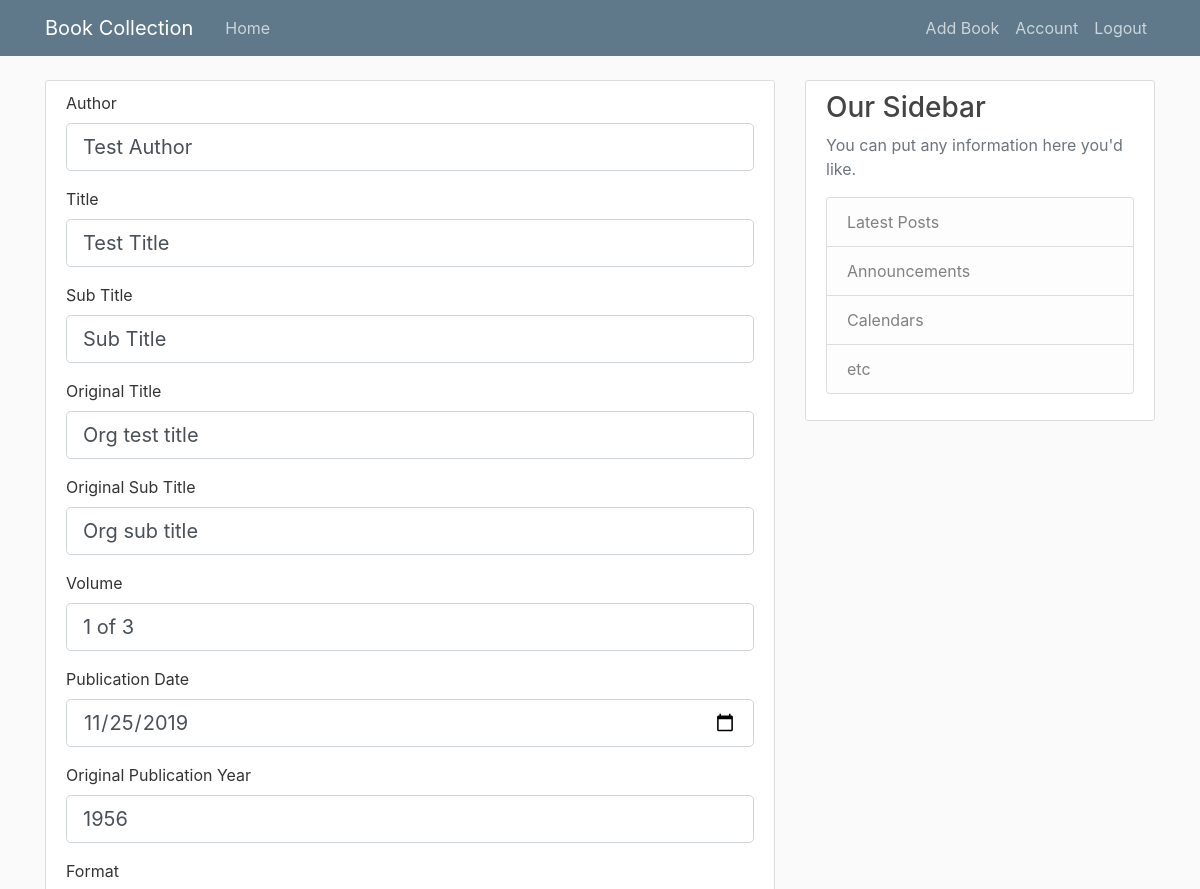
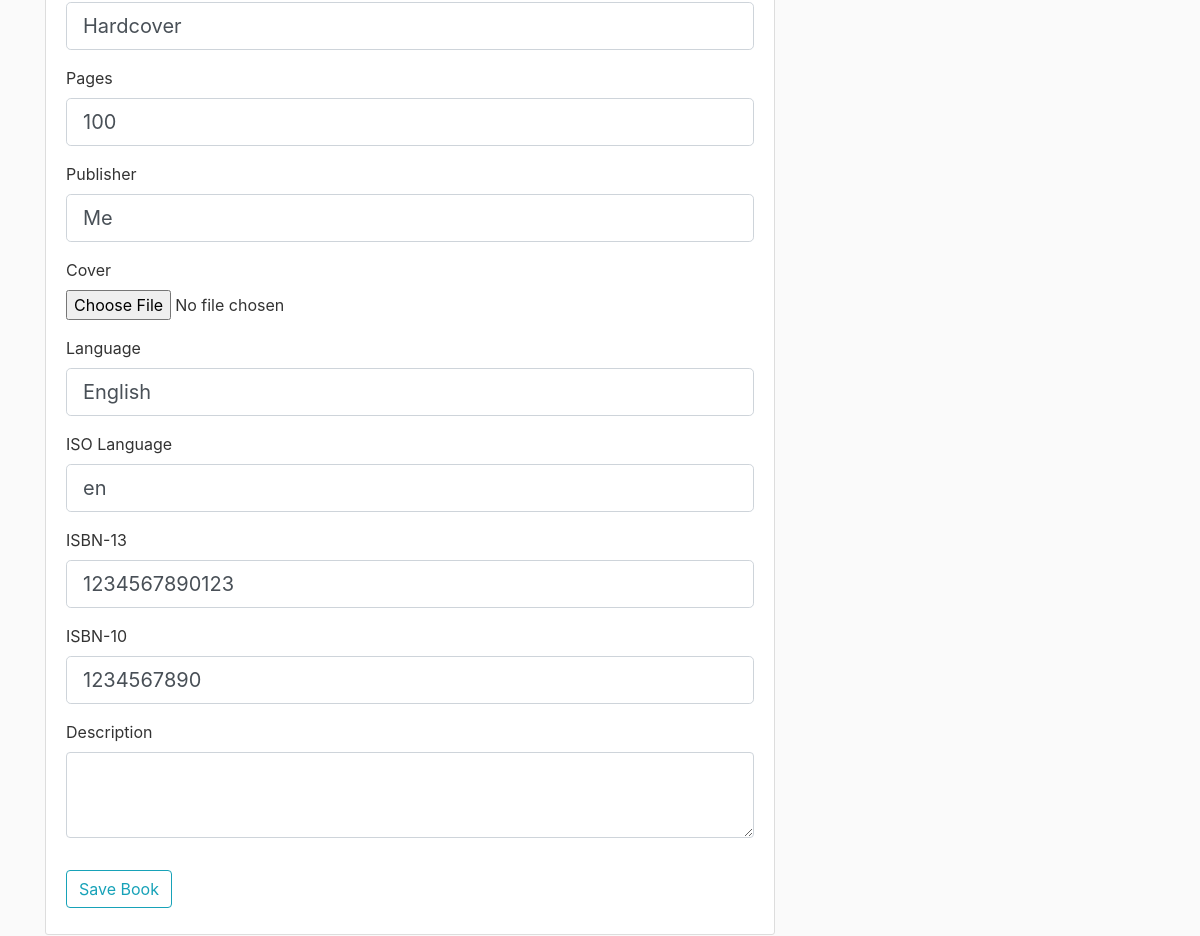
Screenshot of /book/1/update (signed in) with the database file from the repository (2 pictures, top to bottom).
### flask_collection/models.py (models this page shows, shortened)
class Book(db.Model):
    id = db.Column(db.Integer, primary_key=True)
    author = db.Column(db.String(50), nullable=False)
    title = db.Column(db.String(50), nullable=False)
    sub_title = db.Column(db.String(50))
    org_title = db.Column(db.String(50))
    org_sub_title = db.Column(db.String(50))
    volume = db.Column(db.Integer)
    publication_date = db.Column(db.DateTime)
    org_publication_year = db.Column(db.String(4))
    print_format = db.Column(db.String(20))
    pages = db.Column(db.Integer)
    publisher = db.Column(db.String(20))
    cover = db.Column(db.String(20), default='placeholder.png')
    language = db.Column(db.String(20))
    language_iso = db.Column(db.String(2))
    isbn_13 = db.Column(db.String(13))
    isbn_10 = db.Column(db.String(10))
    description = db.Column(db.Text)

### flask_collection/routes.py (the view)
@app.route('/book/<book_id>/update', methods=['GET', 'POST'])
@login_required
def update_book(book_id):
    book = Book.query.get_or_404(book_id)
    form = BookForm()
    if form.validate_on_submit():
        book.author = form.author.data
        book.title = form.title.data
        book.sub_title = form.sub_title.data
        book.org_title = form.org_title.data
        book.org_sub_title = form.org_sub_title.data
        book.volume = form.volume.data
        book.publication_date = form.publication_date.data
        book.org_publication_year = form.org_publication_year.data
        book.print_format = form.print_format.data
        book.pages = form.pages.data
        book.publisher = form.publisher.data
        if form.cover.data:
            book.cover = form.cover.data.filename
        book.language = form.language.data
        book.language_iso = form.language_iso.data
        book.isbn_13 = form.isbn_13.data
        book.isbn_10 = form.isbn_10.data
        book.description = form.description.data
        db.session.commit()
        flash(f'Book updated!', 'success')
        return redirect(url_for('view_book', book_id=book.id))
    elif request.method == 'GET':
        form.author.data = book.author
        form.title.data = book.title
        form.sub_title.data = book.sub_title
        form.org_title.data = book.org_title
        form.org_sub_title.data = book.org_sub_title
        form.volume.data = book.volume
        form.publication_date.data = book.publication_date
        form.org_publication_year.data = book.org_publication_year
        form.print_format.data = book.print_format
        form.pages.data = book.pages
        form.publisher.data = book.publisher
        form.cover.data = book.cover # TODO: This needs some fix since nothing is showing
        form.language.data = book.language
        form.language_iso.data = book.language_iso
        form.isbn_13.data = book.isbn_13
        form.isbn_10.data = book.isbn_10
        form.description.data = book.description
    return render_template('add_book.html', title='Update Book', form=form)

### flask_collection/models.py (called while the page is built)
@login_manager.user_loader
def load_user(user_id):
    return User.query.get(int(user_id))

### flask_collection/templates/add_book.html (shortened to what this page needs)
{% extends "layout.html" %}
{% block content %}
    <div class="content-section">
        <form method="POST" action="" enctype="multipart/form-data">
            <fieldset class="form-group">
                <div class="form-group">
                    {{ form.author.label(class="form-control-label") }}
                    {% if form.author.errors %}
                        {{ form.author(class="form-control form-control-lg is-invalid") }}
                        <div class="invalid-feedback">
                            {% for error in form.author.errors %}
                                <span>{{ error }}</span>
                            {% endfor %}
                        </div>
                    {% else %}
                        {{ form.author(class="form-control form-control-lg") }}
                    {% endif %}
                </div>
                <div class="form-group">
                    {{ form.title.label(class="form-control-label") }}
                    {% if form.title.errors %}
                        {{ form.title(class="form-control form-control-lg is-invalid") }}
                        <div class="invalid-feedback">
                            {% for error in form.title.errors %}
                                <span>{{ error }}</span>
                            {% endfor %}
                        </div>
                    {% else %}
                        {{ form.title(class="form-control form-control-lg") }}
                    {% endif %}
                </div>
                <div class="form-group">
                    {{ form.sub_title.label(class="form-control-label") }}
                    {% if form.sub_title.errors %}
                        {{ form.sub_title(class="form-control form-control-lg is-invalid") }}
                        <div class="invalid-feedback">
                            {% for error in form.sub_title.errors %}
                                <span>{{ error }}</span>
                            {% endfor %}
                        </div>
                    {% else %}
                        {{ form.sub_title(class="form-control form-control-lg") }}
                    {% endif %}
                </div>
                <div class="form-group">
                    {{ form.org_title.label(class="form-control-label") }}
                    {% if form.org_title.errors %}
                        {{ form.org_title(class="form-control form-control-lg is-invalid") }}
                        <div class="invalid-feedback">
                            {% for error in form.org_title.errors %}
                                <span>{{ error }}</span>
                            {% endfor %}
                        </div>
                    {% else %}
                        {{ form.org_title(class="form-control form-control-lg") }}
                    {% endif %}
                </div>
                <div class="form-group">
                    {{ form.org_sub_title.label(class="form-control-label") }}
                    {% if form.org_sub_title.errors %}
                        {{ form.org_sub_title(class="form-control form-control-lg is-invalid") }}
                        <div class="invalid-feedback">
                            {% for error in form.org_sub_title.errors %}
                                <span>{{ error }}</span>
                            {% endfor %}
                        </div>
                    {% else %}
                        {{ form.org_sub_title(class="form-control form-control-lg") }}
                    {% endif %}
                </div>
                <div class="form-group">
                    {{ form.volume.label(class="form-control-label") }}
                    {% if form.volume.errors %}
                        {{ form.volume(class="form-control form-control-lg is-invalid") }}
                        <div class="invalid-feedback">
                            {% for error in form.volume.errors %}
                                <span>{{ error }}</span>
                            {% endfor %}
                        </div>
                    {% else %}
                        {{ form.volume(class="form-control form-control-lg") }}
                    {% endif %}
                </div>
                <div class="form-group">
                    {{ form.publication_date.label(class="form-control-label") }}
                    {% if form.publication_date.errors %}
                        {{ form.publication_date(class="form-control form-control-lg is-invalid") }}
                        <div class="invalid-feedback">
                            {% for error in form.publication_date.errors %}
                                <span>{{ error }}</span>
                            {% endfor %}
                        </div>
                    {% else %}
                        {{ form.publication_date(class="form-control form-control-lg") }}
                    {% endif %}
                </div>
                <div class="form-group">
                    {{ form.org_publication_year.label(class="form-control-label") }}
                    {% if form.org_publication_year.errors %}
                        {{ form.org_publication_year(class="form-control form-control-lg is-invalid") }}
                        <div class="invalid-feedback">
                            {% for error in form.org_publication_year.errors %}
                                <span>{{ error }}</span>
                            {% endfor %}
                        </div>
                    {% else %}
                        {{ form.org_publication_year(class="form-control form-control-lg") }}
                    {% endif %}
                </div>
                <div class="form-group">
                    {{ form.print_format.label(class="form-control-label") }}
                    {% if form.print_format.errors %}
                        {{ form.print_format(class="form-control form-control-lg is-invalid") }}
                        <div class="invalid-feedback">
                            {% for error in form.print_format.errors %}
                                <span>{{ error }}</span>
                            {% endfor %}
                        </div>
                    {% else %}
                        {{ form.print_format(class="form-control form-control-lg") }}
                    {% endif %}
                </div>
                <div class="form-group">
                    {{ form.pages.label(class="form-control-label") }}
                    {% if form.pages.errors %}
                        {{ form.pages(class="form-control form-control-lg is-invalid") }}
                        <div class="invalid-feedback">
                            {% for error in form.pages.errors %}
                                <span>{{ error }}</span>
                            {% endfor %}
                        </div>
                    {% else %}
                        {{ form.pages(class="form-control form-control-lg") }}
                    {% endif %}
                </div>
                <div class="form-group">
                    {{ form.publisher.label(class="form-control-label") }}
                    {% if form.publisher.errors %}
                        {{ form.publisher(class="form-control form-control-lg is-invalid") }}
                        <div class="invalid-feedback">
                            {% for error in form.publisher.errors %}
                                <span>{{ error }}</span>
                            {% endfor %}
                        </div>
                    {% else %}
                        {{ form.publisher(class="form-control form-control-lg") }}
                    {% endif %}
                </div>
                <div class="form-group">
                    {{ form.cover.label(class="form-control-label") }}
                    {{ form.cover(class="form-control-file") }}
                </div>
                <div class="form-group">
                    {{ form.language.label(class="form-control-label") }}
                    {% if form.language.errors %}
                        {{ form.language(class="form-control form-control-lg is-invalid") }}
                        <div class="invalid-feedback">
                            {% for error in form.language.errors %}
                                <span>{{ error }}</span>
                            {% endfor %}
                        </div>
                    {% else %}
                        {{ form.language(class="form-control form-control-lg") }}
                    {% endif %}
                </div>
                <div class="form-group">
                    {{ form.language_iso.label(class="form-control-label") }}
                    {% if form.language_iso.errors %}
                        {{ form.language_iso(class="form-control form-control-lg is-invalid") }}
                        <div class="invalid-feedback">
                            {% for error in form.language_iso.errors %}
                                <span>{{ error }}</span>
                            {% endfor %}
                        </div>
                    {% else %}
                        {{ form.language_iso(class="form-control form-control-lg") }}
                    {% endif %}
                </div>
                <div class="form-group">
                    {{ form.isbn_13.label(class="form-control-label") }}
                    {% if form.isbn_13.errors %}
                        {{ form.isbn_13(class="form-control form-control-lg is-invalid") }}
                        <div class="invalid-feedback">
                            {% for error in form.isbn_13.errors %}
                                <span>{{ error }}</span>
                            {% endfor %}
                        </div>
                    {% else %}
                        {{ form.isbn_13(class="form-control form-control-lg") }}
                    {% endif %}
                </div>
                <div class="form-group">
                    {{ form.isbn_10.label(class="form-control-label") }}
                    {% if form.isbn_10.errors %}
                        {{ form.isbn_10(class="form-control form-control-lg is-invalid") }}
                        <div class="invalid-feedback">
                            {% for error in form.isbn_10.errors %}
                                <span>{{ error }}</span>
                            {% endfor %}
                        </div>
                    {% else %}
                        {{ form.isbn_10(class="form-control form-control-lg") }}
                    {% endif %}
                </div>
                <div class="form-group">
                    {{ form.description.label(class="form-control-label") }}
                    {{ form.description(class="form-control", rows="3") }}
                </div>
            </fieldset>
            <div class="form-group">
                {{ form.submit(class="btn btn-outline-info") }}
            </div>
        </form>
    </div>
{% endblock content %}

### flask_collection/static/main.css (style rules this page uses)
body { background: #fafafa; color: #333333; margin-top: 5rem; }
.content-section { background: #ffffff; padding: 10px 20px; border: 1px solid #dddddd; border-radius: 3px; margin-bottom: 20px; }

### rows the page displays
Book: author "Test Author", title "Test Title", sub_title.label "Sub Title", sub_title "Sub Title", org_title "Org test title", org_sub_title "Org sub title", volume "1 of 3", publication_date "11/25/2019", org_publication_year "1956", print_format "Hardcover", pages "100", publisher "Me", language "English", language_iso "en", isbn_13 "1234567890123", isbn_10 "1234567890"
